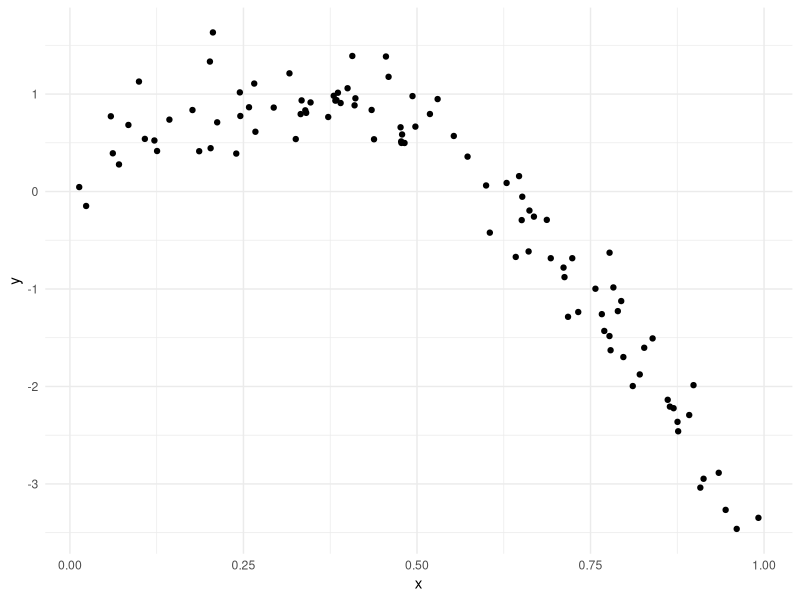
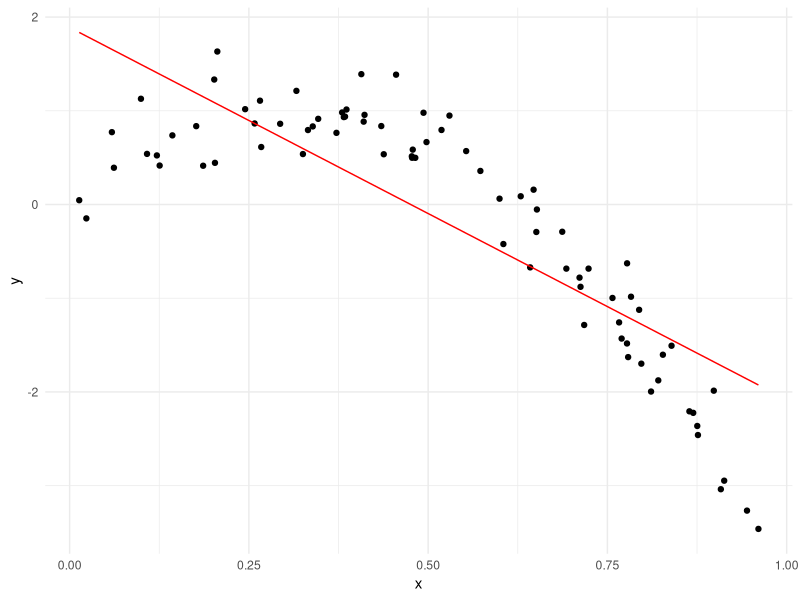
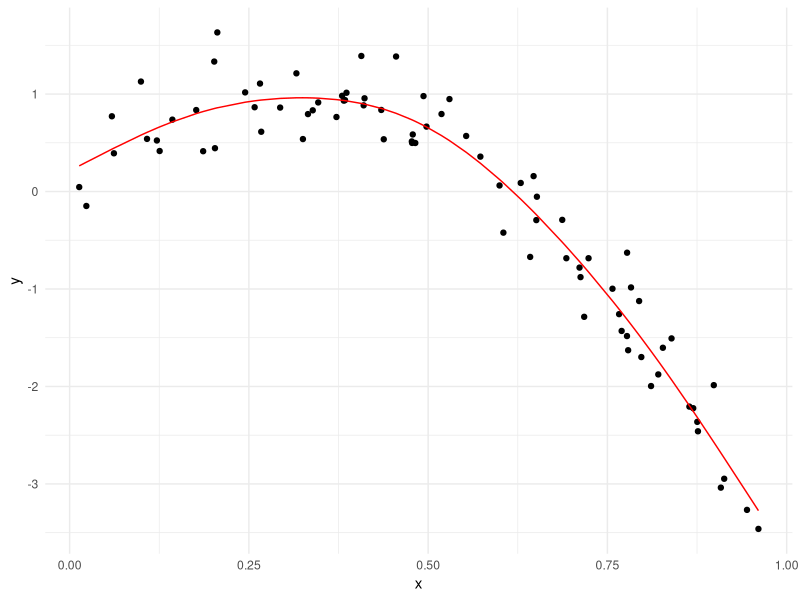
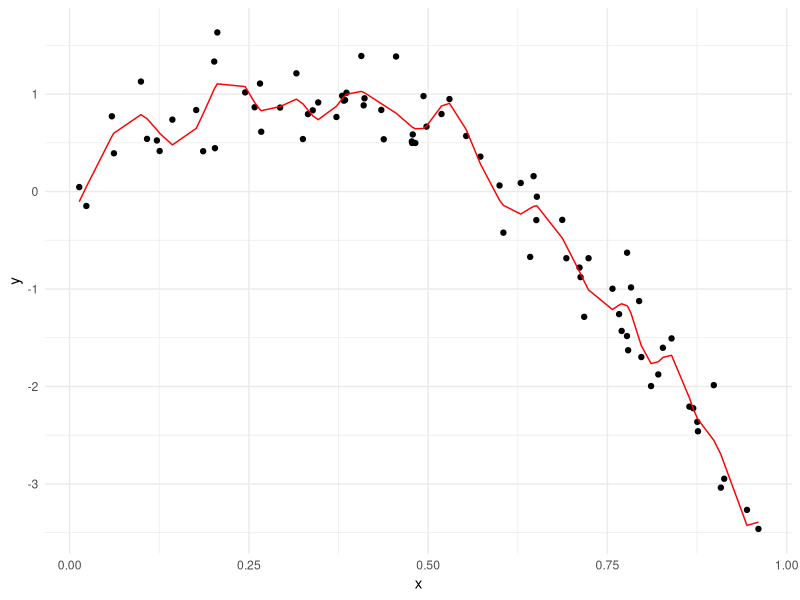
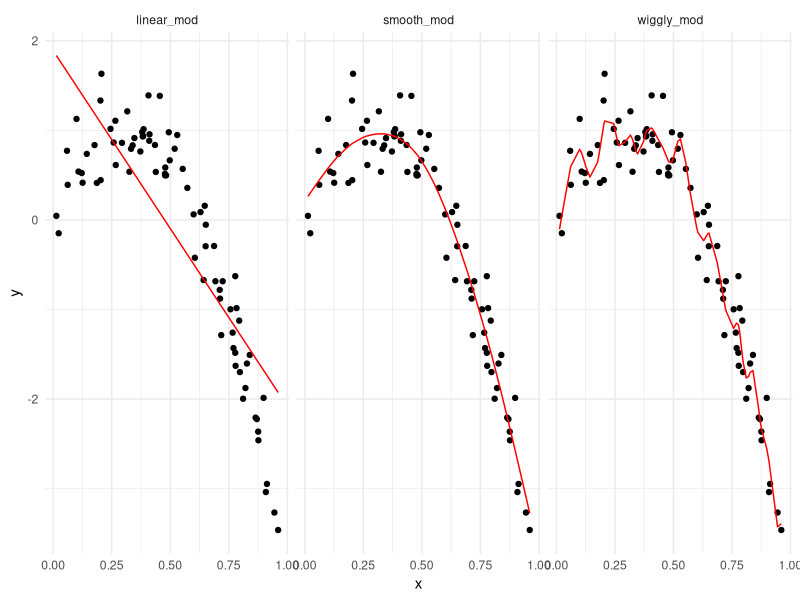
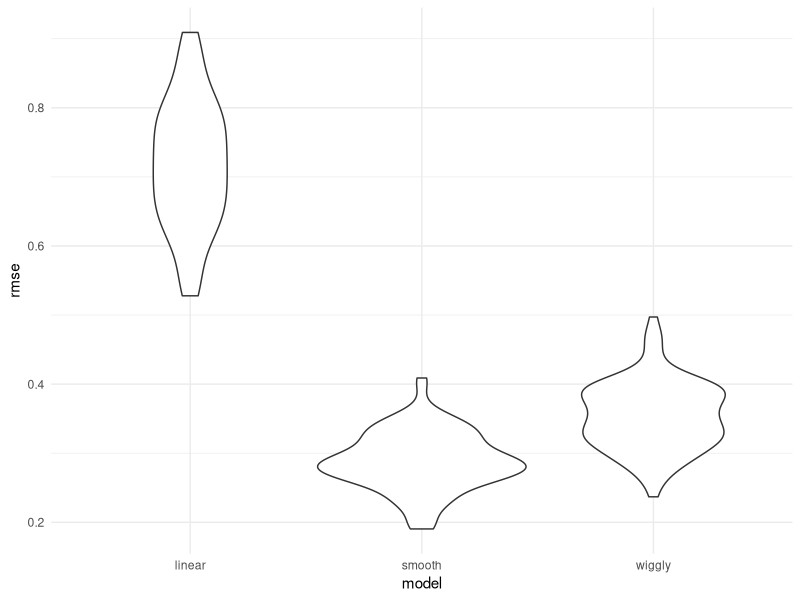

Reproduce these figures in R, in order.
## ---- chunk 1
library(tidyverse)
library(modelr)
library(mgcv)

knitr::opts_chunk$set(
  fig.width = 8,
  fig.asp = .6,
  out.width = "90%"
)

theme_set(theme_minimal() + theme(legend.position = "bottom"))

options(
  ggplot2.continuous.colour = "viridis", 
  ggplot2.continuous.fill = "viridis"
)

scale_colour_discrete = scale_colour_viridis_d
scale_fill_discrete = scale_fill_viridis_d

set.seed(1)
## ---- chunk 2
nonlin_df = 
  tibble(
    id = 1:100,
    x = runif(100, 0, 1),
    y = 1 - 10 * (x - .3) ^ 2 + rnorm(100, 0, .3)
  )

nonlin_df %>% 
  ggplot(aes(x = x, y = y)) + 
  geom_point()
## ---- chunk 3
train_df = sample_n(nonlin_df, size = 80)
test_df = anti_join(nonlin_df, train_df, by = "id") # everything in `nonlin_df`, but not in `train_df`, by `id`.
## ---- chunk 4
# linear model:
linear_mod = lm(y ~ x, data = train_df)

# smooth model:
smooth_mod = gam(y ~ s(x), data = train_df)

# wiggly model
wiggly_mod = gam(y ~ s(x, k = 30), sp = 10e-6, data = train_df)
## ---- chunk 5
train_df %>% 
  add_predictions(linear_mod) %>% #add prediction values
  ggplot(aes(x = x, y = y)) +
  geom_point() +
  geom_line(aes(y = pred), color = "red") # add line that y is prediction values

train_df %>% 
  add_predictions(smooth_mod) %>% 
  ggplot(aes(x = x, y = y)) +
  geom_point() +
  geom_line(aes(y = pred), color = "red") 

train_df %>% 
  add_predictions(wiggly_mod) %>% 
  ggplot(aes(x = x, y = y)) +
  geom_point() +
  geom_line(aes(y = pred), color = "red") 
## ---- chunk 6
train_df %>% 
  gather_predictions(linear_mod, smooth_mod, wiggly_mod) %>% #add all prediction values
  ggplot(aes(x = x, y = y)) +
  geom_point() +
  geom_line(aes(y = pred), color = "red") +
  facet_grid(. ~ model)
## ---- chunk 7
rmse(linear_mod, test_df)
rmse(smooth_mod, test_df) # smallest, make the best predictions
rmse(wiggly_mod, test_df)
## ---- chunk 8
cv_df = 
  crossv_mc(nonlin_df, 100) # 100 cross validation
# with training dataset and testing dataset and id
## ---- chunk 9
cv_df %>% pull(train) %>% .[[1]] %>% as_tibble() # 1st dataset in training
cv_df %>% pull(test) %>% .[[1]] %>% as_tibble()
## ---- chunk 10
cv_df = 
  cv_df %>% 
  mutate(
    train = map(train, as_tibble),
    test = map(test, as_tibble)
  )
## ---- chunk 11
cv_df = 
  cv_df %>% 
  mutate(
    linear_mod = map(.x = train, ~lm(y ~ x, data = .x)),
    smooth_mod = map(.x = train, ~gam(y ~ s(x), data = .x)),
    wiggly_mod  = map(.x = train, ~gam(y ~ s(x, k = 30), sp = 10e-6, data = .x))) %>% 
  mutate(
    rmse_linear = map2_dbl(.x = linear_mod, .y = test, ~rmse(model = .x, data = .y)), #compute rmse for test and model (map2_dbl: number)
    rmse_smooth = map2_dbl(.x = smooth_mod, .y = test, ~rmse(model = .x, data = .y)),
    rmse_wiggly = map2_dbl(.x = wiggly_mod, .y = test, ~rmse(model = .x, data = .y)))
## ---- chunk 12
cv_df %>% 
  select(starts_with("rmse")) %>% 
  pivot_longer(
    everything(),
    names_to = "model",
    values_to = "rmse",
    names_prefix = "rmse_"
  ) %>% 
  mutate(model = fct_inorder(model)) %>% 
  ggplot(aes(x = model, y = rmse)) + 
  geom_violin()

# linear model is worst; smooth model is better on average in general
## ---- chunk 13
cv_df %>% 
  select(starts_with("rmse")) %>% 
  pivot_longer(
    everything(),
    names_to = "model",
    values_to = "rmse",
    names_prefix = "rmse_"
  ) %>% 
  group_by(model) %>% 
  summarize(
    ave_rmse = mean(rmse))
